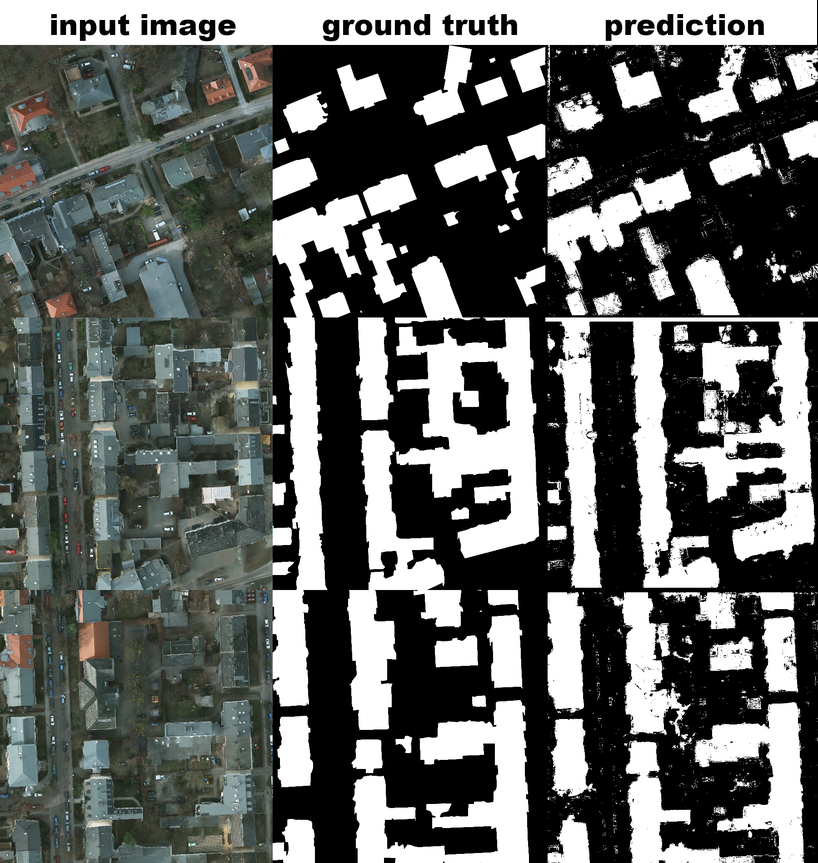
#> input picture pots/image.png, 818 x 863 px, shrunk from 1800 x 1900 before the run
$ python evaluation.py --test_images pots --ground_truth_images pots
#> lines starting #> are read from the running program, lines starting #| are printed output that depends on the picture; after the words box and inside, x2 and y2 are one past the last pixel; in counts of white or black regions, pixels touching at a corner belong together
import sys
import argparse
import os
import time
import numpy as np
import cv2
from glob import glob
import progressbar
from time import sleep
from sklearn.metrics import f1_score, accuracy_score, precision_score, recall_score

# [46 lines left out: function seg_multi_class, not called in this run]


def seg_binary(test_mask_dir, truth_mask_dir):

#> called with test_mask_dir = 'pots', truth_mask_dir = 'pots'
    test_masks = glob(os.path.join(test_mask_dir, '*.png'))
    test_masks.extend(glob(os.path.join(test_mask_dir, '*.jpg')))
    truth_masks = glob(os.path.join(truth_mask_dir, '*.png'))
    truth_masks.extend(glob(os.path.join(truth_mask_dir, '*.jpg')))

    print ('[INFO] Performing segmentation evaluation...')
    print ('[INFO] %.0f images to process' %len(test_masks))

    bar = progressbar.ProgressBar(maxval=len(test_masks), \
    widgets=[progressbar.Bar('=', '[', ']'), ' ', progressbar.Percentage()])
    bar.start()

    num_evals = 0
    overall_pre = 0.0
    overall_rec = 0.0
    overall_acc = 0.0
    overall_f1 = 0.0

    for i, test_img in enumerate(test_masks):

        bar.update(i+1)

        tp = 0
        tn = 0
        fp = 0
        fn = 0
        pred_im = cv2.imread(test_img, 0)
#> pred_im: shape (863, 818); min 0, max 255, mean 99.2
        pred_im[pred_im>0] = 255
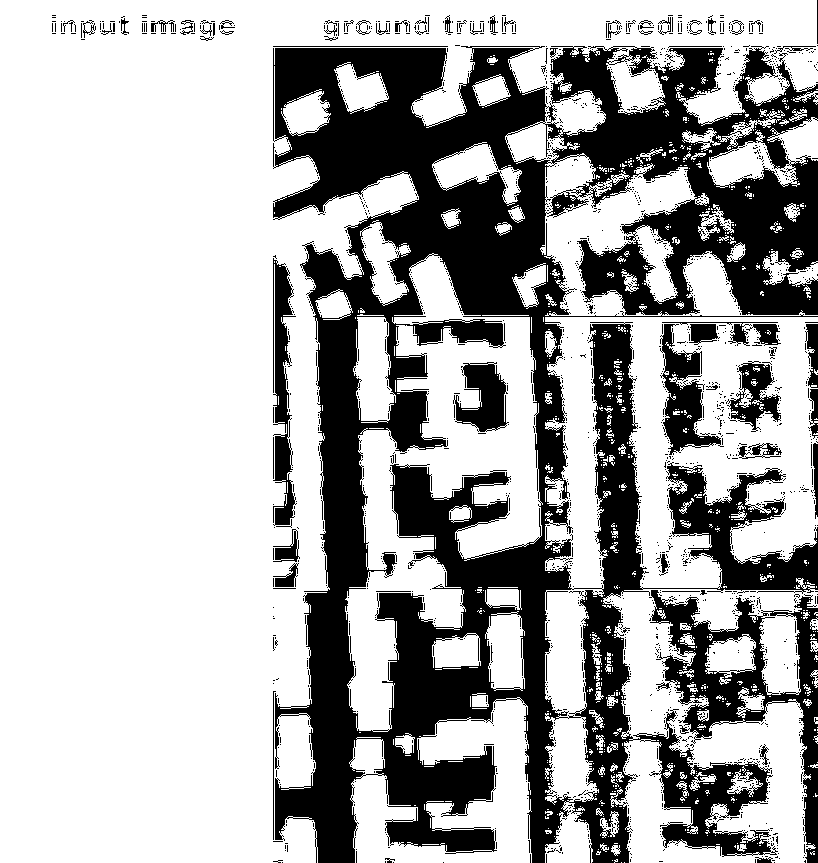
#> pred_im: shape (863, 818); 68.5% white; 2010 black regions (1943 under 20 px), largest, box (x1, y1, x2, y2) and area: (273, 46, 818, 863) 189465, (649, 590, 818, 863) 11628, (273, 258, 297, 526) 3413

        for truth_img in truth_masks:
            if os.path.splitext(os.path.basename(truth_img))[0] == os.path.splitext(os.path.basename(test_img))[0]:
                gt_im = cv2.imread(truth_img, 0)
                gt_im[gt_im>0] = 255
                if pred_im.size != gt_im.size:
                    raise TypeError("Images must be matching sizes")

                tp = float(len(np.where((pred_im==255)&(gt_im==255))[0]))
#> tp = 483228
                tn = float(len(np.where((pred_im==0)&(gt_im==0))[0]))
#> tn = 222706
                fp = float(len(np.where((pred_im==255)&(gt_im==0))[0]))
#> fp = 0
                fn = float(len(np.where((pred_im==0)&(gt_im==255))[0]))
#> fn = 0

                if tp != 0 and tn != 0:
                    accuracy = (tp+tn)/(tp+fp+fn+tn)
#> accuracy = 1
                    precision = tp/(tp+fp)
#> precision = 1
                    recall = tp/(tp+fn)
#> recall = 1
                    f1 = 2*((precision*recall)/(precision+recall))
#> f1 = 1
                    overall_pre += precision
#> overall_pre = 1
                    overall_rec += recall
#> overall_rec = 1
                    overall_acc += accuracy
#> overall_acc = 1
                    overall_f1 += f1
#> overall_f1 = 1
                    num_evals += 1
                else:
                    accuracy = 0
                    precision = 0
                    recall = 0
                    f1 = 0
    bar.finish()

    if num_evals != 0:
        overall_pre = overall_pre / num_evals
        overall_rec = overall_rec / num_evals
        overall_acc = overall_acc / num_evals
        overall_f1 = overall_f1 / num_evals
    else:
        overall_pre = 0
        overall_rec = 0
        overall_acc = 0
        overall_f1 = 0

    return overall_pre, overall_rec, overall_acc*100, overall_f1

def main():

    parser = argparse.ArgumentParser()
    parser.add_argument("-i",  "--test_images", help="Path to test image directory", required=True)
    parser.add_argument("-g", "--ground_truth_images", help="Path to ground truth image directory", required=True)
    parser.add_argument("-m", "--multi_class", help="Multiple classes present",default=False, action="store_true")
    args = parser.parse_args()

    if not os.path.exists(args.test_images):
        raise ValueError("Test image directory does not exist")

    if not os.path.exists(args.ground_truth_images):
        raise ValueError("Ground truth image directory does not exist")#

    print ('[INFO] Evaluating Results...')

    test_mask_dir = args.test_images
    truth_mask_dir = args.ground_truth_images
    multi_class = args.multi_class

    start = time.time()

    if multi_class == False:
        precision, recall, accuracy, f1 = seg_binary(test_mask_dir=test_mask_dir, truth_mask_dir=truth_mask_dir)
#> precision = 1; recall = 1; accuracy = 100; f1 = 1
    else:
        precision, recall, accuracy, f1 = seg_multi_class(test_mask_dir=test_mask_dir, truth_mask_dir=truth_mask_dir, weighting='weighted')

    print ('--------------------------------------------------------')
    print ('[RESULTS] PRECISION: %.4f' % precision)
#| [RESULTS] PRECISION: 1.0000
    print ('[RESULTS] RECALL: %.4f' % recall)
#| [RESULTS] RECALL: 1.0000
    print ('[RESULTS] ACCURACY: %.4f' % accuracy, '%')
#| [RESULTS] ACCURACY: 100.0000 %
    print ('[RESULTS] F1 VALUE: %.4f' % f1)
#| [RESULTS] F1 VALUE: 1.0000
    print ('--------------------------------------------------------')
    print ('Processing Time %.2f seconds' % float(time.time()-start))


if __name__ == '__main__':
    main()
